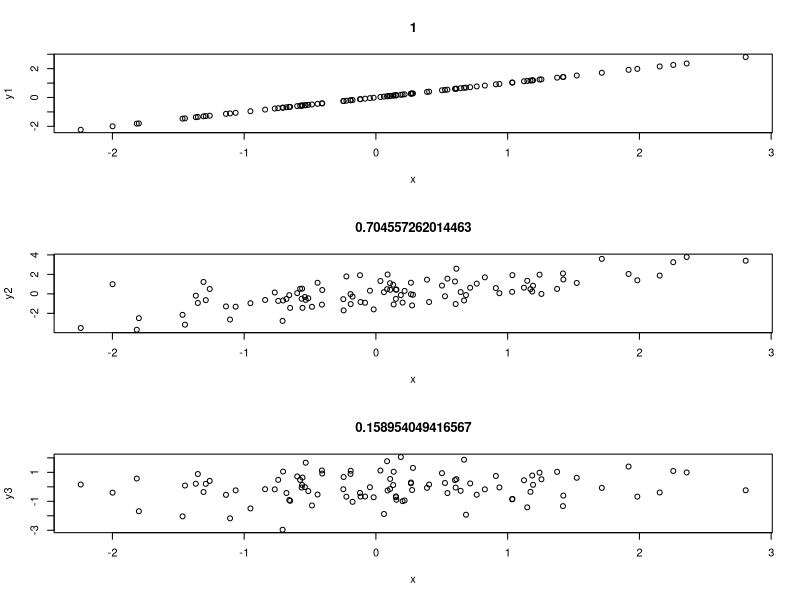

R code for this plot: (Note: this script raises an error after producing the figure.)
x=rnorm(100)

y1 = x

y2 = x + rnorm(100)

y3 = rnorm(100)

par(mfcol=c(3,1))

plot(x, y1, main=cor(x,y1))

plot(x, y2, main=cor(x,y2))

plot(x, y3, main=cor(x,y3))

life.vector=rep(0,ncol(mrna.data))

life.vector[which(patient.data[,2]=='Alive')] = 1

head(life.vector)

cor(sorted.matrix[1,],life.vector)

all.cors = matrixToVectorSqCor(sorted.matrix,life.vector)

head(all.cors)

cor.matrix = sorted.matrix[order(all.cors,decreasing=T),]

surv = subset(patient.data,select='Death.status')

surv

pheatmap(cor.matrix[1:50,],annotation=surv,fontsize=8,cellheight=9,scale='row')